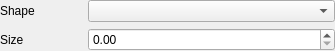
<?xml version="1.0" encoding="UTF-8"?>
<ui version="4.0">
 <class>BlockerWidget</class>
 <widget class="QWidget" name="BlockerWidget">
  <property name="geometry">
   <rect>
    <x>0</x>
    <y>0</y>
    <width>335</width>
    <height>50</height>
   </rect>
  </property>
  <property name="windowTitle">
   <string>Form</string>
  </property>
  <property name="locale">
   <locale language="English" country="UnitedStates"/>
  </property>
  <layout class="QVBoxLayout" name="verticalLayout">
   <property name="leftMargin">
    <number>0</number>
   </property>
   <property name="topMargin">
    <number>0</number>
   </property>
   <property name="rightMargin">
    <number>0</number>
   </property>
   <property name="bottomMargin">
    <number>0</number>
   </property>
   <item>
    <layout class="QHBoxLayout" name="shapeLayout">
     <item>
      <widget class="QLabel" name="shapeLabel">
       <property name="sizePolicy">
        <sizepolicy hsizetype="Preferred" vsizetype="Preferred">
         <horstretch>1</horstretch>
         <verstretch>0</verstretch>
        </sizepolicy>
       </property>
       <property name="text">
        <string>Shape</string>
       </property>
      </widget>
     </item>
     <item>
      <widget class="QComboBox" name="shapeCombo">
       <property name="sizePolicy">
        <sizepolicy hsizetype="Preferred" vsizetype="Fixed">
         <horstretch>3</horstretch>
         <verstretch>0</verstretch>
        </sizepolicy>
       </property>
      </widget>
     </item>
    </layout>
   </item>
   <item>
    <layout class="QHBoxLayout" name="sizeLayout">
     <item>
      <widget class="QLabel" name="sizeLabel">
       <property name="sizePolicy">
        <sizepolicy hsizetype="Preferred" vsizetype="Preferred">
         <horstretch>1</horstretch>
         <verstretch>0</verstretch>
        </sizepolicy>
       </property>
       <property name="text">
        <string>Size</string>
       </property>
      </widget>
     </item>
     <item>
      <widget class="QDoubleSpinBox" name="sizeSpin">
       <property name="sizePolicy">
        <sizepolicy hsizetype="Minimum" vsizetype="Fixed">
         <horstretch>3</horstretch>
         <verstretch>0</verstretch>
        </sizepolicy>
       </property>
       <property name="maximum">
        <double>999.990000000000009</double>
       </property>
       <property name="singleStep">
        <double>0.500000000000000</double>
       </property>
      </widget>
     </item>
    </layout>
   </item>
  </layout>
 </widget>
 <resources/>
 <connections/>
</ui>
